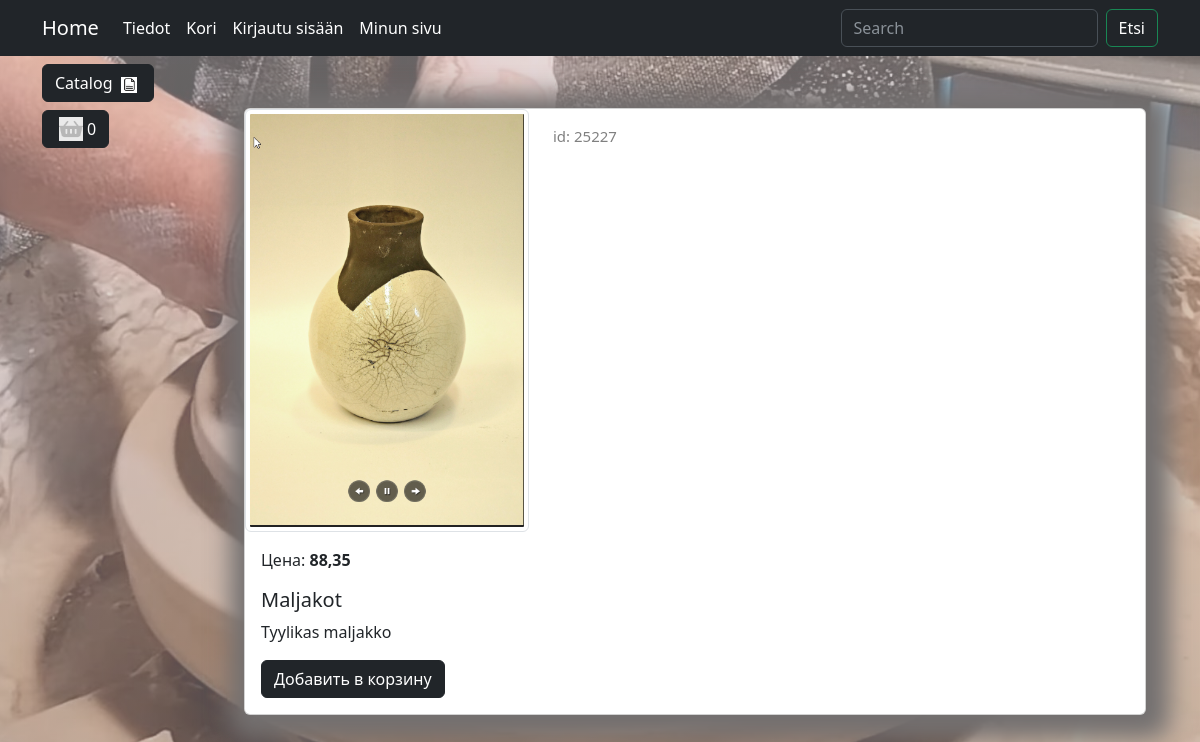
Page /goods/product/maljakot/ on the committed database.
### goods/models.py (models this page shows, shortened)
class Product(models.Model):
    name=models.CharField(max_length=150, verbose_name='Nimi')
    slug = models.SlugField(max_length=200, unique=True, blank=True, null=True, verbose_name='URL')
    description=models.TextField(blank=True, null=True, verbose_name='Kuvaus')
    price=models.DecimalField(default=0.00, max_digits=7, decimal_places=2, verbose_name='Hinta')
    discount_price=models.DecimalField(default=0.00, max_digits=4, decimal_places=2, verbose_name='Alennettu hinta')
    image=models.ImageField(upload_to='goods_images', blank=True, null=True, verbose_name='Kuva')
    quantity=models.IntegerField(default=0, verbose_name='Määrä')
    category=models.ForeignKey(to=Category, on_delete=models.CASCADE, verbose_name='Kategoria')
    class Meta:
        verbose_name = 'Tuote'
        verbose_name_plural = 'Tuotteet'
    def display_id(self):
        return f'{25225+self.id:05}'
    def sell_price(self):
        if self.discount_price:
            return round(self.price-self.price*self.discount_price/100, 2)
        return self.price

### goods/views.py (the view)
# urls.py: path('product/<slug:product_slug>/', views.product, name='product'),
def product(request, product_slug=False, product_id=False):
    if product_id:
        product = Product.objects.get(id=product_id)
    else:
        product = Product.objects.get(slug=product_slug)
    context = {
        'product': product,
    }
    return render(request, 'goods/product.html', context=context)

### goods/templatetags/goods_tags.py (called while the page is built)
@register.simple_tag
def tag_category():
    return Category.objects.all()

### goods/templates/goods/product.html (shortened to what this page needs)
{% extends "main/base.html" %}
{% load static %}
{% block container %}
<div class="container mt-5">
    <div class="card mb-4 custom-shadow">
        <div class="row">
            <div class="col-md-4">
                <img src="{{product.image.url}}"
                    class="img-thumbnail" data-bs-toggle="modal" data-bs-target="#imageModal1">
            </div>
            <div class="col-md-4 ">
                <p class="product_id mt-3">id: {{product.display_id}}</p>
            </div>
        </div>
        <div class="card-body">
            <p class="card-text">Цена: <strong>{{ product.sell_price }}</strong></p>
            <h5 class="card-title">{{ product.name }}</h5>
            <p class="card-text">{{ product.description }}</p>
            <a href="#" class="btn btn-dark add-to-cart">Добавить в корзину</a>
        </div>
    </div>
</div>
{% endblock %}

### static/deps/css/my_css.css (style rules this page uses)
body { background-image: url("../images/bg-image6.jpg"); background-image: linear-gradient(rgba(208, 203, 203, 0.5), rgba(151, 146, 146, 0.5)), url("../images/bg-image6.jpg"); background-repeat: no-repeat; background-attachment: fixed; background-position: center center; background-size: cover; }
.custom-shadow { box-shadow: 5px 5px 25px 19px #737070; }
.product_id { color: gray; font-size: 15px; }

### rows in the picture
Product: image (picture), display_id "25227", sell_price "88,35", name "Maljakot", description "Tyylikas maljakko"
